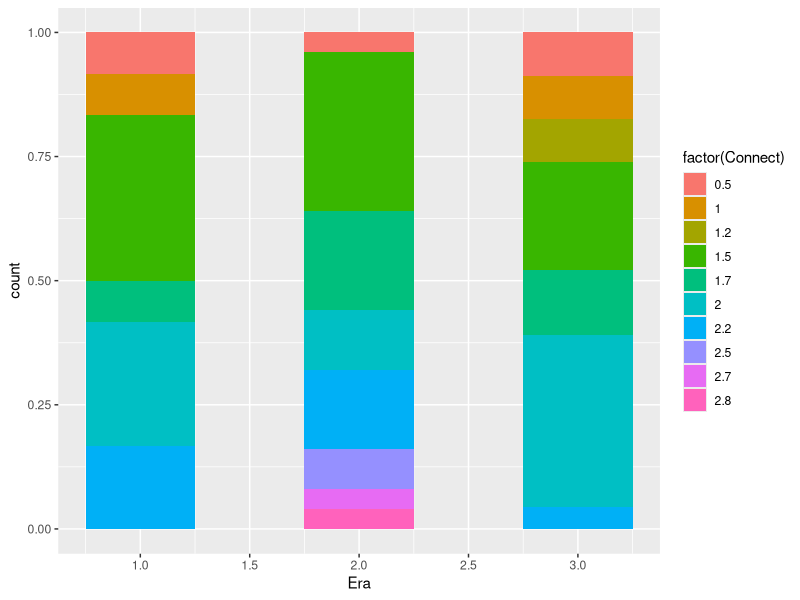

Write R code to recreate this figure.
library(ggplot2)

# load nice data and impactpattern, and tags (excluding CrowdSourced)

myData = read.csv("pentaData.csv")

# http://docs.ggplot2.org/0.9.3.1/geom_bar.html

# First type: Vertical histograms per era
ggplot(myData, aes(x=Era,fill=factor(Connect))) + geom_bar(stat="bin",position="fill",binwidth = 0.5)

#ggplot(myData, aes(x=Era,fill=factor(Collect))) + geom_bar(stat="bin",position="fill",binwidth = 0.5)


# Second type: Dispersion w/ color by era
#ggplot(myData, aes(x=Collect,y=Avg.Alpha,color=factor(Era))) + geom_point()

#ggplot(myData, aes(x=Collect, y=Connect,fill=Era)) + geom_bar(stat="identity")

